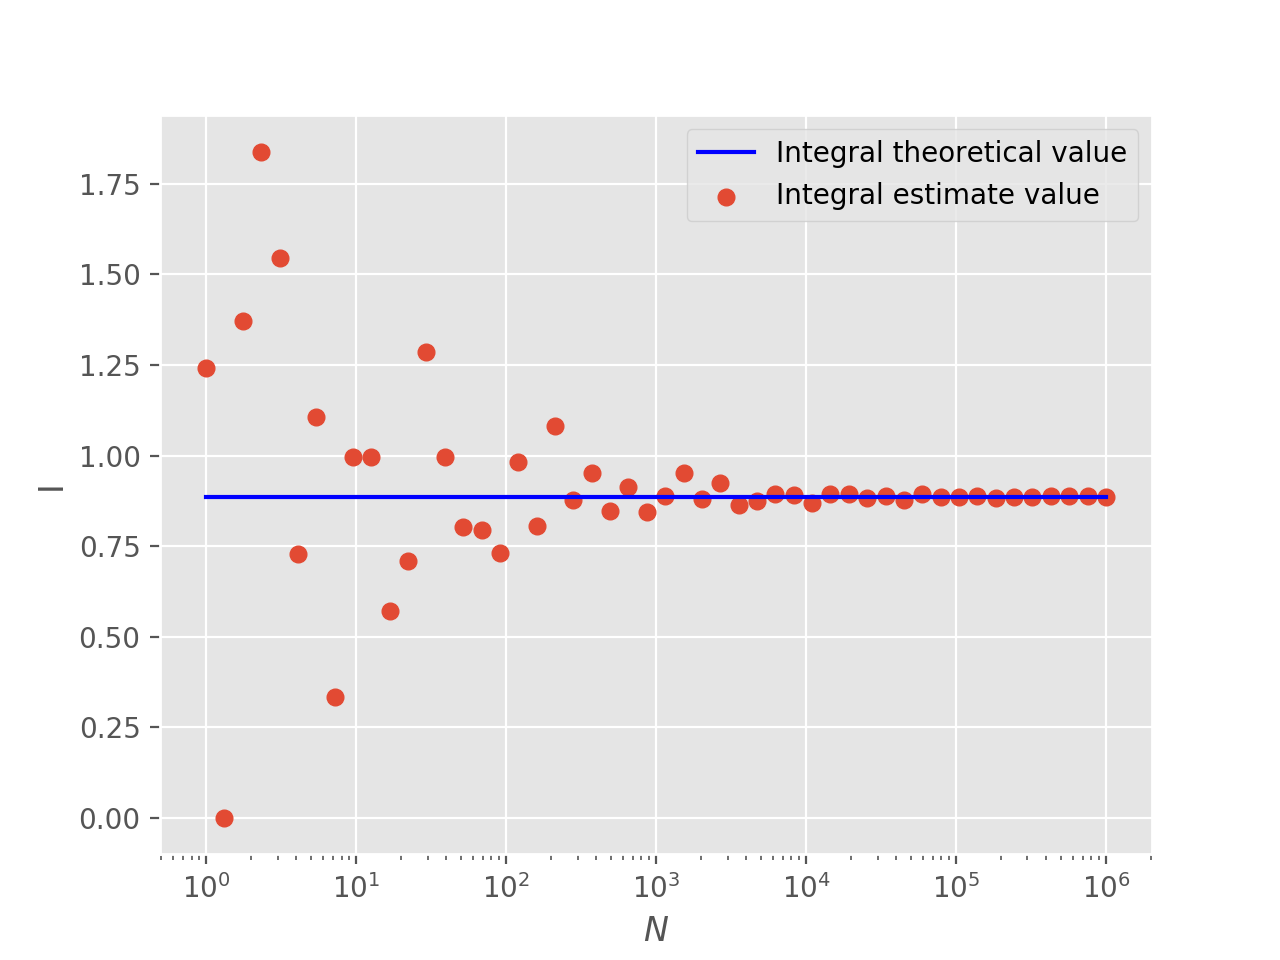

The script that drew this image:
# 调用相应科学计算包
import matplotlib.pyplot as plt
import numpy as np
# 确定生成样本点序列
N = 50
# 设置图片为ggplot风格
plt.style.use('ggplot')
# 初始化相应序列
sample_size = np.logspace(0, 6, N)
integral_result = np.zeros(N)
# 利用期望法近似计算积分
for i, size in enumerate(sample_size):
    X = np.random.normal(0, 1, int(size))
    X = X[X > 0]
    integral_result[i] = np.sum(np.sqrt(2 * np.pi ) * np.exp(- X**2 ) * np.exp(X**2 / 2)) / size
    print(integral_result[i])
# 设置图片相关格式
plt.xscale('log')
plt.xlabel('$N$')
plt.ylabel('I')
# 绘制积分近似值散点图
plt.scatter(sample_size, integral_result, label="Integral estimate value")
# 绘制积分理论值直线图
plt.plot([1, 10**6], [np.sqrt(np.pi) / 2, np.sqrt(np.pi) / 2], 'b-', label="Integral theoretical value")
plt.legend()
plt.show()
